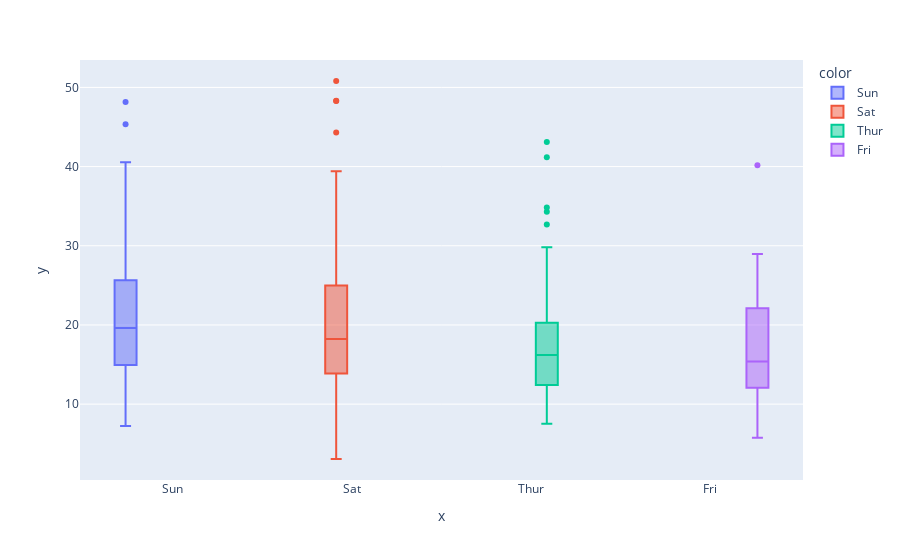

Notebook code cell kept with this figure:
### Code cell
# making it to box
fig = px.box(x = df['day'], y = df['total_bill'], color = df['day'])
fig.show()

### Figure 1 — Plotly figure (JSON) as saved in the notebook; plotly's stock layout.template omitted (floating-point values rounded to 4 significant figures)
{"data": [{"alignmentgroup": "True", "hovertemplate": "color=Sun<br>x=%{x}<br>y=%{y}<extra></extra>", "legendgroup": "Sun", "marker": {"color": "#636efa"}, "name": "Sun", "notched": false, "offsetgroup": "Sun", "orientation": "v", "showlegend": true, "type": "box", "x": ["Sun", "Sun", "Sun", "Sun", "Sun", "Sun", "Sun", "Sun", "Sun", "Sun", "Sun", "Sun", "Sun", "Sun", "Sun", "Sun", "Sun", "Sun", "Sun", "Sun", "Sun", "Sun", "Sun", "Sun", "Sun", "Sun", "Sun", "Sun", "Sun", "Sun", "Sun", "Sun", "Sun", "Sun", "Sun", "Sun", "Sun", "Sun", "Sun", "Sun", "Sun", "Sun", "Sun", "Sun", "Sun", "Sun", "Sun", "Sun", "Sun", "Sun", "Sun", "Sun", "Sun", "Sun", "Sun", "Sun", "Sun", "Sun", "Sun", "Sun", "Sun", "Sun", "Sun", "Sun", "Sun", "Sun", "Sun", "Sun", "Sun", "Sun", "Sun", "Sun", "Sun", "Sun", "Sun", "Sun"], "x0": " ", "xaxis": "x", "y": [16.99, 10.34, 21.01, 23.68, 24.59, 25.29, 8.77, 26.88, 15.04, 14.78, 10.27, 35.26, 15.42, 18.43, 14.83, 21.58, 10.33, 16.29, 16.97, 17.46, 13.94, 9.68, 30.4, 18.29, 22.23, 32.4, 28.55, 18.04, 12.54, 10.29, 34.81, 9.94, 25.56, 19.49, 38.07, 23.95, 25.71, 17.31, 29.93, 14.07, 13.13, 17.26, 24.55, 19.77, 29.85, 48.17, 25, 13.39, 16.49, 21.5, 12.66, 16.21, 13.81, 17.51, 24.52, 20.76, 31.71, 7.25, 31.85, 16.82, 32.9, 17.89, 14.48, 9.6, 34.63, 34.65, 23.33, 45.35, 23.17, 40.55, 20.69, 20.9, 30.46, 18.15, 23.1, 15.69], "y0": " ", "yaxis": "y"}, {"alignmentgroup": "True", "hovertemplate": "color=Sat<br>x=%{x}<br>y=%{y}<extra></extra>", "legendgroup": "Sat", "marker": {"color": "#EF553B"}, "name": "Sat", "notched": false, "offsetgroup": "Sat", "orientation": "v", "showlegend": true, "type": "box", "x": ["Sat", "Sat", "Sat", "Sat", "Sat", "Sat", "Sat", "Sat", "Sat", "Sat", "Sat", "Sat", "Sat", "Sat", "Sat", "Sat", "Sat", "Sat", "Sat", "Sat", "Sat", "Sat", "Sat", "Sat", "Sat", "Sat", "Sat", "Sat", "Sat", "Sat", "Sat", "Sat", "Sat", "Sat", "Sat", "Sat", "Sat", "Sat", "Sat", "Sat", "Sat", "Sat", "Sat", "Sat", "Sat", "Sat", "Sat", "Sat", "Sat", "Sat", "Sat", "Sat", "Sat", "Sat", "Sat", "Sat", "Sat", "Sat", "Sat", "Sat", "Sat", "Sat", "Sat", "Sat", "Sat", "Sat", "Sat", "Sat", "Sat", "Sat", "Sat", "Sat", "Sat", "Sat", "Sat", "Sat", "Sat", "Sat", "Sat", "Sat", "Sat", "Sat", "Sat", "Sat", "Sat", "Sat", "Sat"], "x0": " ", "xaxis": "x", "y": [20.65, 17.92, 20.29, 15.77, 39.42, 19.82, 17.81, 13.37, 12.69, 21.7, 19.65, 9.55, 18.35, 15.06, 20.69, 17.78, 24.06, 16.31, 16.93, 18.69, 31.27, 16.04, 38.01, 26.41, 11.24, 48.27, 20.29, 13.81, 11.02, 18.29, 17.59, 20.08, 16.45, 3.07, 20.23, 15.01, 12.02, 17.07, 26.86, 25.28, 14.73, 10.51, 17.92, 44.3, 22.42, 20.92, 15.36, 20.49, 25.21, 18.24, 14.31, 14, 7.25, 10.59, 10.63, 50.81, 15.81, 26.59, 38.73, 24.27, 12.76, 30.06, 25.89, 48.33, 13.27, 28.17, 12.9, 28.15, 11.59, 7.74, 30.14, 20.45, 13.28, 22.12, 24.01, 15.69, 11.61, 10.77, 15.53, 10.07, 12.6, 32.83, 35.83, 29.03, 27.18, 22.67, 17.82], "y0": " ", "yaxis": "y"}, {"alignmentgroup": "True", "hovertemplate": "color=Thur<br>x=%{x}<br>y=%{y}<extra></extra>", "legendgroup": "Thur", "marker": {"color": "#00cc96"}, "name": "Thur", "notched": false, "offsetgroup": "Thur", "orientation": "v", "showlegend": true, "type": "box", "x": ["Thur", "Thur", "Thur", "Thur", "Thur", "Thur", "Thur", "Thur", "Thur", "Thur", "Thur", "Thur", "Thur", "Thur", "Thur", "Thur", "Thur", "Thur", "Thur", "Thur", "Thur", "Thur", "Thur", "Thur", "Thur", "Thur", "Thur", "Thur", "Thur", "Thur", "Thur", "Thur", "Thur", "Thur", "Thur", "Thur", "Thur", "Thur", "Thur", "Thur", "Thur", "Thur", "Thur", "Thur", "Thur", "Thur", "Thur", "Thur", "Thur", "Thur", "Thur", "Thur", "Thur", "Thur", "Thur", "Thur", "Thur", "Thur", "Thur", "Thur", "Thur", "Thur"], "x0": " ", "xaxis": "x", "y": [27.2, 22.76, 17.29, 19.44, 16.66, 10.07, 32.68, 15.98, 34.83, 13.03, 18.28, 24.71, 21.16, 10.65, 12.43, 24.08, 11.69, 13.42, 14.26, 15.95, 12.48, 29.8, 8.52, 14.52, 11.38, 22.82, 19.08, 20.27, 11.17, 12.26, 18.26, 8.51, 10.33, 14.15, 16, 13.16, 17.47, 34.3, 41.19, 27.05, 16.43, 8.35, 18.64, 11.87, 9.78, 7.51, 19.81, 28.44, 15.48, 16.58, 7.56, 10.34, 43.11, 13, 13.51, 18.71, 12.74, 13, 16.4, 20.53, 16.47, 18.78], "y0": " ", "yaxis": "y"}, {"alignmentgroup": "True", "hovertemplate": "color=Fri<br>x=%{x}<br>y=%{y}<extra></extra>", "legendgroup": "Fri", "marker": {"color": "#ab63fa"}, "name": "Fri", "notched": false, "offsetgroup": "Fri", "orientation": "v", "showlegend": true, "type": "box", "x": ["Fri", "Fri", "Fri", "Fri", "Fri", "Fri", "Fri", "Fri", "Fri", "Fri", "Fri", "Fri", "Fri", "Fri", "Fri", "Fri", "Fri", "Fri", "Fri"], "x0": " ", "xaxis": "x", "y": [28.97, 22.49, 5.75, 16.32, 22.75, 40.17, 27.28, 12.03, 21.01, 12.46, 11.35, 15.38, 12.16, 13.42, 8.58, 15.98, 13.42, 16.27, 10.09], "y0": " ", "yaxis": "y"}], "layout": {"boxmode": "group", "legend": {"title": {"text": "color"}, "tracegroupgap": 0}, "margin": {"t": 60}, "xaxis": {"anchor": "y", "domain": [0, 1], "title": {"text": "x"}}, "yaxis": {"anchor": "x", "domain": [0, 1], "title": {"text": "y"}}}}
